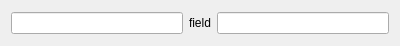
<?xml version="1.0" encoding="UTF-8"?>
<ui version="4.0">
 <class>LocalAndDBinfoLine</class>
 <widget class="QWidget" name="LocalAndDBinfoLine">
  <property name="geometry">
   <rect>
    <x>0</x>
    <y>0</y>
    <width>400</width>
    <height>46</height>
   </rect>
  </property>
  <property name="windowTitle">
   <string>Form</string>
  </property>
  <layout class="QHBoxLayout" name="horizontalLayout">
   <item>
    <widget class="QLineEdit" name="localValue"/>
   </item>
   <item>
    <widget class="QLabel" name="fieldName">
     <property name="text">
      <string>field</string>
     </property>
    </widget>
   </item>
   <item>
    <widget class="QLineEdit" name="removeValue"/>
   </item>
  </layout>
 </widget>
 <resources/>
 <connections/>
</ui>
